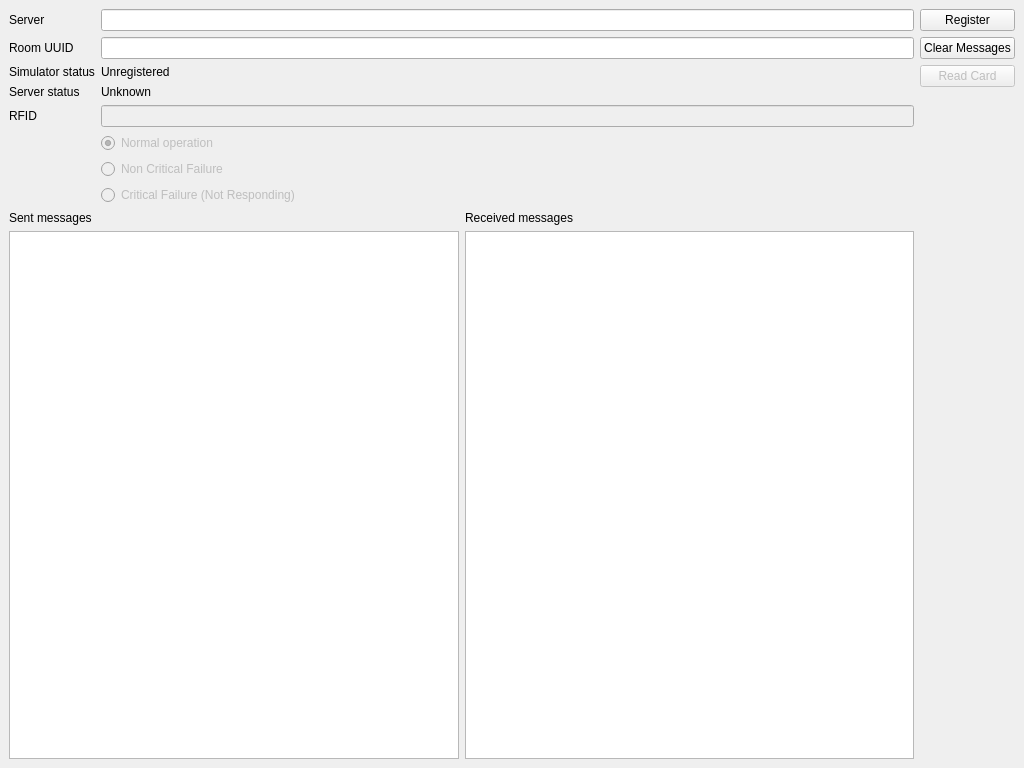
<?xml version="1.0" encoding="UTF-8"?>
<ui version="4.0">
 <class>SimulatorMainWindow</class>
 <widget class="QMainWindow" name="SimulatorMainWindow">
  <property name="geometry">
   <rect>
    <x>0</x>
    <y>0</y>
    <width>1024</width>
    <height>768</height>
   </rect>
  </property>
  <property name="windowTitle">
   <string>PaSo Simulator</string>
  </property>
  <widget class="QWidget" name="centralwidget">
   <layout class="QHBoxLayout" name="horizontalLayout_2">
    <item>
     <layout class="QVBoxLayout" name="verticalLayout_3">
      <item>
       <layout class="QFormLayout" name="formLayout">
        <item row="0" column="0">
         <widget class="QLabel" name="label_4">
          <property name="text">
           <string>Server</string>
          </property>
          <property name="buddy">
           <cstring>serverEdit</cstring>
          </property>
         </widget>
        </item>
        <item row="0" column="1">
         <widget class="QLineEdit" name="serverEdit"/>
        </item>
        <item row="2" column="1">
         <widget class="QLineEdit" name="uuidEdit"/>
        </item>
        <item row="4" column="0">
         <widget class="QLabel" name="label_5">
          <property name="text">
           <string>Simulator status</string>
          </property>
         </widget>
        </item>
        <item row="4" column="1">
         <widget class="QLabel" name="statusLabel">
          <property name="text">
           <string>Unregistered</string>
          </property>
         </widget>
        </item>
        <item row="6" column="0">
         <widget class="QLabel" name="label_6">
          <property name="text">
           <string>RFID</string>
          </property>
         </widget>
        </item>
        <item row="6" column="1">
         <widget class="QLineEdit" name="cardEdit">
          <property name="enabled">
           <bool>false</bool>
          </property>
         </widget>
        </item>
        <item row="2" column="0">
         <widget class="QLabel" name="label">
          <property name="text">
           <string>Room UUID</string>
          </property>
          <property name="buddy">
           <cstring>uuidEdit</cstring>
          </property>
         </widget>
        </item>
        <item row="7" column="1">
         <widget class="QRadioButton" name="normalRadioButton">
          <property name="enabled">
           <bool>false</bool>
          </property>
          <property name="text">
           <string>Normal operation</string>
          </property>
          <property name="checked">
           <bool>true</bool>
          </property>
          <attribute name="buttonGroup">
           <string notr="true">operationModeGroup</string>
          </attribute>
         </widget>
        </item>
        <item row="8" column="1">
         <widget class="QRadioButton" name="nonCritialFailureRadioButton">
          <property name="enabled">
           <bool>false</bool>
          </property>
          <property name="text">
           <string>Non Critical Failure</string>
          </property>
          <attribute name="buttonGroup">
           <string notr="true">operationModeGroup</string>
          </attribute>
         </widget>
        </item>
        <item row="9" column="1">
         <widget class="QRadioButton" name="criticalFailureRadioButton">
          <property name="enabled">
           <bool>false</bool>
          </property>
          <property name="text">
           <string>Critical Failure (Not Responding)</string>
          </property>
          <attribute name="buttonGroup">
           <string notr="true">operationModeGroup</string>
          </attribute>
         </widget>
        </item>
        <item row="5" column="0">
         <widget class="QLabel" name="label_7">
          <property name="text">
           <string>Server status</string>
          </property>
         </widget>
        </item>
        <item row="5" column="1">
         <widget class="QLabel" name="serverLabel">
          <property name="text">
           <string>Unknown</string>
          </property>
         </widget>
        </item>
       </layout>
      </item>
      <item>
       <layout class="QHBoxLayout" name="horizontalLayout">
        <item>
         <layout class="QVBoxLayout" name="verticalLayout">
          <item>
           <widget class="QLabel" name="label_2">
            <property name="text">
             <string>Sent messages</string>
            </property>
           </widget>
          </item>
          <item>
           <widget class="QPlainTextEdit" name="sentMessagesEdit">
            <property name="readOnly">
             <bool>true</bool>
            </property>
           </widget>
          </item>
         </layout>
        </item>
        <item>
         <layout class="QVBoxLayout" name="verticalLayout_2">
          <item>
           <widget class="QLabel" name="label_3">
            <property name="text">
             <string>Received messages</string>
            </property>
           </widget>
          </item>
          <item>
           <widget class="QPlainTextEdit" name="receivedMessagesEdit">
            <property name="readOnly">
             <bool>true</bool>
            </property>
           </widget>
          </item>
         </layout>
        </item>
       </layout>
      </item>
     </layout>
    </item>
    <item>
     <layout class="QVBoxLayout" name="verticalLayout_4">
      <item>
       <widget class="QPushButton" name="registerButton">
        <property name="text">
         <string>Register</string>
        </property>
       </widget>
      </item>
      <item>
       <widget class="QPushButton" name="clearButton">
        <property name="text">
         <string>Clear Messages</string>
        </property>
       </widget>
      </item>
      <item>
       <widget class="QPushButton" name="readCardButton">
        <property name="enabled">
         <bool>false</bool>
        </property>
        <property name="text">
         <string>Read Card</string>
        </property>
       </widget>
      </item>
      <item>
       <spacer name="verticalSpacer">
        <property name="orientation">
         <enum>Qt::Vertical</enum>
        </property>
        <property name="sizeHint" stdset="0">
         <size>
          <width>20</width>
          <height>40</height>
         </size>
        </property>
       </spacer>
      </item>
     </layout>
    </item>
   </layout>
  </widget>
 </widget>
 <tabstops>
  <tabstop>serverEdit</tabstop>
  <tabstop>uuidEdit</tabstop>
  <tabstop>cardEdit</tabstop>
  <tabstop>normalRadioButton</tabstop>
  <tabstop>nonCritialFailureRadioButton</tabstop>
  <tabstop>criticalFailureRadioButton</tabstop>
  <tabstop>registerButton</tabstop>
  <tabstop>clearButton</tabstop>
  <tabstop>readCardButton</tabstop>
  <tabstop>sentMessagesEdit</tabstop>
  <tabstop>receivedMessagesEdit</tabstop>
 </tabstops>
 <resources/>
 <connections>
  <connection>
   <sender>registerButton</sender>
   <signal>clicked()</signal>
   <receiver>SimulatorMainWindow</receiver>
   <slot>onRegisterButtonClicked()</slot>
   <hints>
    <hint type="sourcelabel">
     <x>961</x>
     <y>29</y>
    </hint>
    <hint type="destinationlabel">
     <x>739</x>
     <y>89</y>
    </hint>
   </hints>
  </connection>
  <connection>
   <sender>serverEdit</sender>
   <signal>textChanged(QString)</signal>
   <receiver>SimulatorMainWindow</receiver>
   <slot>onServerOrUUIDTextChanged(QString)</slot>
   <hints>
    <hint type="sourcelabel">
     <x>201</x>
     <y>23</y>
    </hint>
    <hint type="destinationlabel">
     <x>715</x>
     <y>66</y>
    </hint>
   </hints>
  </connection>
  <connection>
   <sender>uuidEdit</sender>
   <signal>textChanged(QString)</signal>
   <receiver>SimulatorMainWindow</receiver>
   <slot>onServerOrUUIDTextChanged(QString)</slot>
   <hints>
    <hint type="sourcelabel">
     <x>172</x>
     <y>59</y>
    </hint>
    <hint type="destinationlabel">
     <x>707</x>
     <y>53</y>
    </hint>
   </hints>
  </connection>
  <connection>
   <sender>clearButton</sender>
   <signal>clicked()</signal>
   <receiver>SimulatorMainWindow</receiver>
   <slot>onClearButtonClicked()</slot>
   <hints>
    <hint type="sourcelabel">
     <x>924</x>
     <y>56</y>
    </hint>
    <hint type="destinationlabel">
     <x>665</x>
     <y>139</y>
    </hint>
   </hints>
  </connection>
  <connection>
   <sender>readCardButton</sender>
   <signal>clicked()</signal>
   <receiver>SimulatorMainWindow</receiver>
   <slot>onReadCardButtonClicked()</slot>
   <hints>
    <hint type="sourcelabel">
     <x>989</x>
     <y>78</y>
    </hint>
    <hint type="destinationlabel">
     <x>984</x>
     <y>185</y>
    </hint>
   </hints>
  </connection>
 </connections>
 <slots>
  <slot>onRegisterButtonClicked()</slot>
  <slot>onServerOrUUIDTextChanged(QString)</slot>
  <slot>onDeregisterButtonClicked()</slot>
  <slot>onClearButtonClicked()</slot>
  <slot>onReadCardButtonClicked()</slot>
 </slots>
 <buttongroups>
  <buttongroup name="operationModeGroup"/>
 </buttongroups>
</ui>
